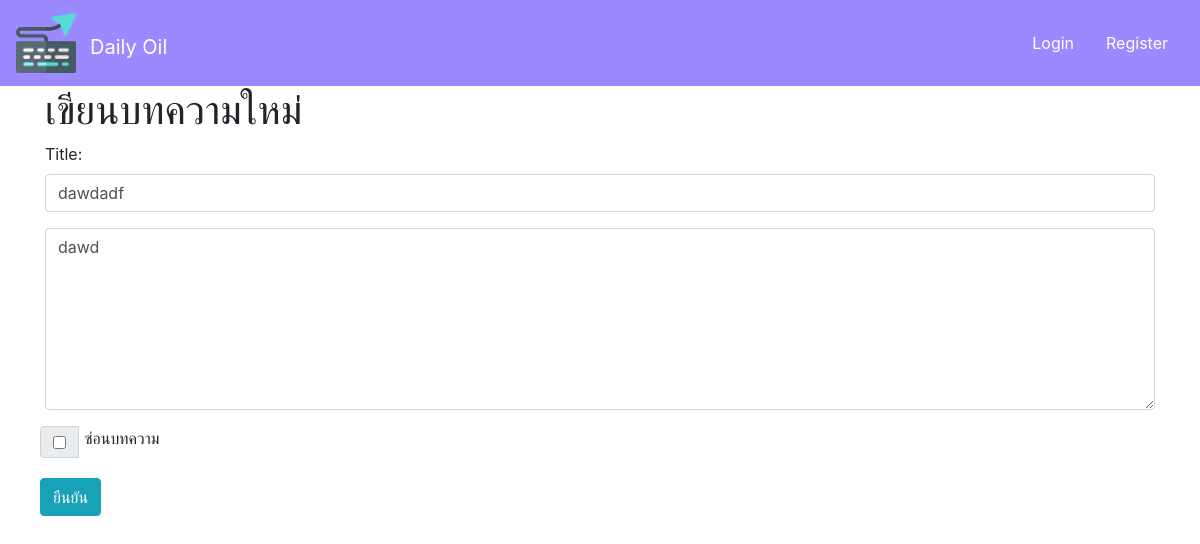
/updates/2/, run on an earlier commit of the app's database.
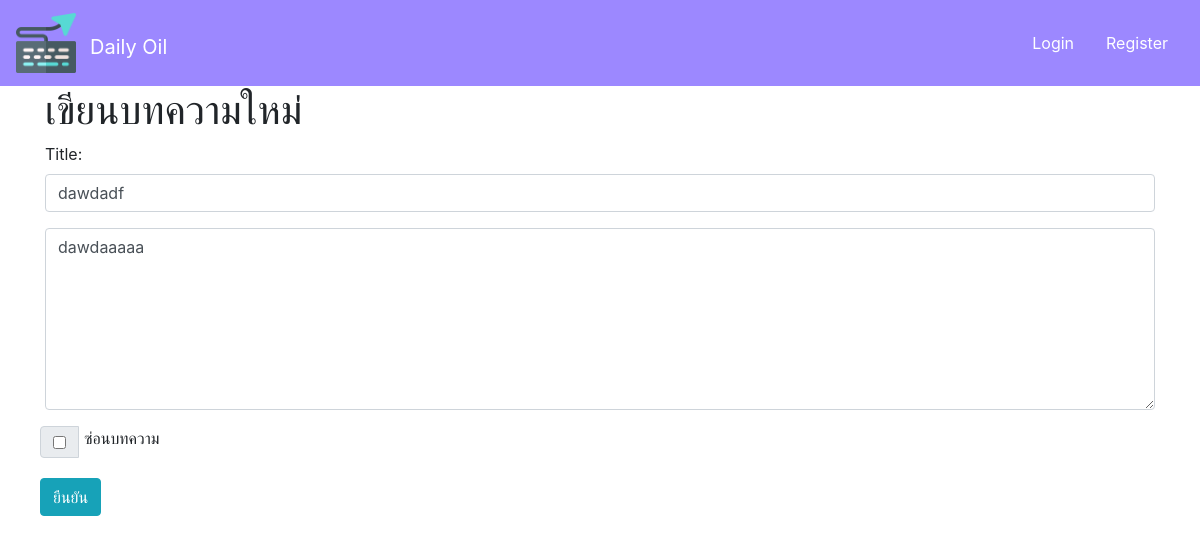
And on a later commit of the database.
### Post/models.py (models this page shows)
class Post(models.Model):
    user_id = models.ForeignKey(User, on_delete=models.CASCADE)
    title = models.CharField(max_length=255)
    content = models.TextField()
    create_time = models.DateTimeField()
    updates_time = models.DateTimeField()
    status = models.CharField(max_length=2, choices=(('S', 'Show'), ('H', 'hiding')))

### Post/views.py (the view, shortened to what this page needs)
# urls.py: path('updates/<int:post_id>/', views.updates, name='updates'),
def updates(request, post_id):
    try:
        post = Post.objects.get(pk=post_id)
        msg = ''
    except Post.DoesNotExist:
        return redirect('post.html')
    print(post.content)
    status = 'S'
    context={
        'post':post,
        'msg':msg
    }
    return render(request, 'updates.html', context=context)

### Post/templates/updates.html (shortened to what this page needs)
{% extends 'nav.html' %}
{% block content %}
    <div>
       <h1>
        เขียนบทความใหม่
       </h1>
       <form action="{% url 'updates' post_id=post.id %}" method="post">
        <div class="form-row">
            <div class="form-group col-12">
                <label for="section">Title:</label>
                <input type="text" class="form-control" name="title" id="title required" value="{{post.title}}">
            </div>
            <div class="form-group col-12">
                <textarea class="form-control" rows="7" aria-label="With textarea"  name="content">{{post.content}}</textarea>
            </div>
            <div class="input-group" style="margin-bottom:20px;">
            <div class="input-group-prepend" style="margin-right: 5px;">
                <div class="input-group-text">
                    <input name="status" type="checkbox"  aria-label="Radio button for following text input">
                </div>
            </div>
            <label for="section">ซ่อนบทความ</label>
            </div>
        <button type="submit" class="btn btn-info">ยืนยัน</button>
    </form>
    </div>
{% endblock %}

What changed in the data, as far as the page shows it:
changed Post "dawdadf": content "dawd" → "dawdaaaaa"
